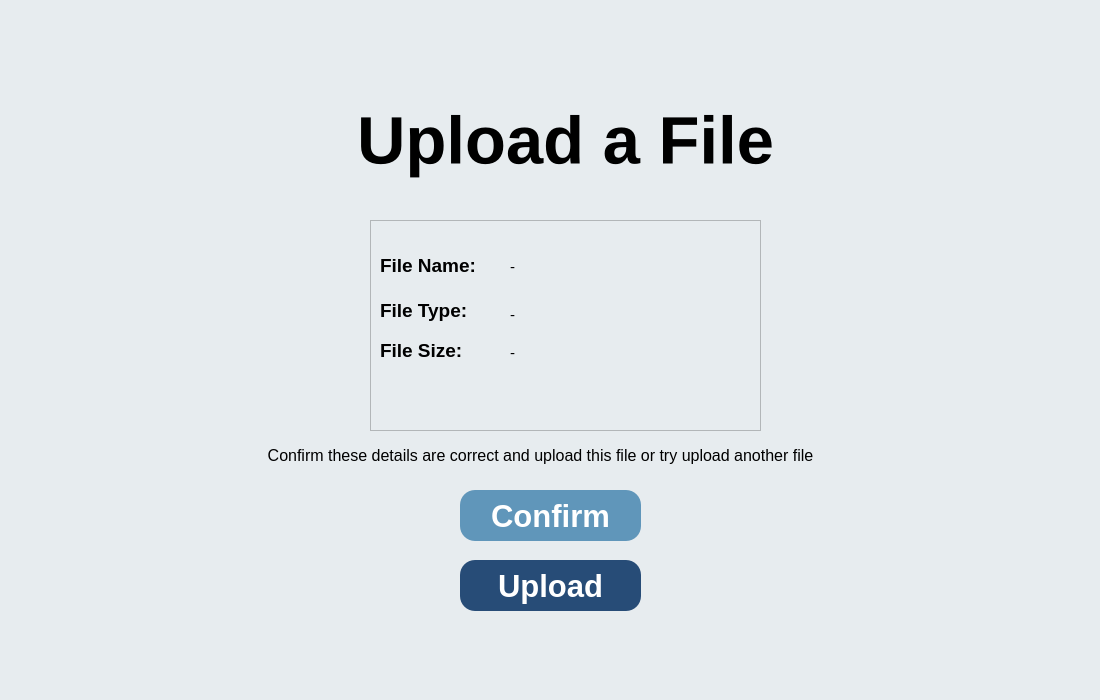
<?xml version="1.0" encoding="UTF-8"?>
<ui version="4.0">
 <class>UploadFilePage</class>
 <widget class="QWidget" name="UploadFilePage">
  <property name="geometry">
   <rect>
    <x>0</x>
    <y>0</y>
    <width>1100</width>
    <height>700</height>
   </rect>
  </property>
  <property name="minimumSize">
   <size>
    <width>1100</width>
    <height>700</height>
   </size>
  </property>
  <property name="maximumSize">
   <size>
    <width>1100</width>
    <height>700</height>
   </size>
  </property>
  <property name="font">
   <font>
    <pointsize>14</pointsize>
    <bold>true</bold>
   </font>
  </property>
  <property name="windowTitle">
   <string>Form</string>
  </property>
  <property name="styleSheet">
   <string notr="true">background-color: rgb(231, 236, 239);</string>
  </property>
  <widget class="QLabel" name="titleLabel">
   <property name="geometry">
    <rect>
     <x>310</x>
     <y>90</y>
     <width>511</width>
     <height>101</height>
    </rect>
   </property>
   <property name="font">
    <font>
     <pointsize>50</pointsize>
     <bold>true</bold>
    </font>
   </property>
   <property name="styleSheet">
    <string notr="true">color: rgb(0, 0, 0);</string>
   </property>
   <property name="text">
    <string>Upload a File</string>
   </property>
   <property name="alignment">
    <set>Qt::AlignmentFlag::AlignCenter</set>
   </property>
  </widget>
  <widget class="QPushButton" name="uploadButton">
   <property name="geometry">
    <rect>
     <x>460</x>
     <y>560</y>
     <width>181</width>
     <height>51</height>
    </rect>
   </property>
   <property name="font">
    <font>
     <pointsize>23</pointsize>
     <bold>true</bold>
    </font>
   </property>
   <property name="styleSheet">
    <string notr="true">   QPushButton {
        background-color: rgb(39, 76, 119);
        border: 0px solid black;
		  border-radius: 15px;
        color: rgb(255, 255, 255);
    }

    QPushButton:hover {
        background-color: rgb(30, 60, 100); 
    }

    QPushButton:pressed {
        background-color: rgb(20, 45, 80); 
    }

</string>
   </property>
   <property name="text">
    <string>Upload</string>
   </property>
   <property name="flat">
    <bool>true</bool>
   </property>
  </widget>
  <widget class="QFrame" name="frame">
   <property name="geometry">
    <rect>
     <x>370</x>
     <y>220</y>
     <width>391</width>
     <height>211</height>
    </rect>
   </property>
   <property name="styleSheet">
    <string notr="true"/>
   </property>
   <property name="frameShape">
    <enum>QFrame::Shape::StyledPanel</enum>
   </property>
   <property name="frameShadow">
    <enum>QFrame::Shadow::Raised</enum>
   </property>
   <property name="lineWidth">
    <number>17</number>
   </property>
   <widget class="QLabel" name="fileNameLabel">
    <property name="geometry">
     <rect>
      <x>10</x>
      <y>30</y>
      <width>111</width>
      <height>31</height>
     </rect>
    </property>
    <property name="font">
     <font>
      <pointsize>14</pointsize>
      <bold>true</bold>
     </font>
    </property>
    <property name="text">
     <string>File Name:</string>
    </property>
   </widget>
   <widget class="QLabel" name="FileSizeLabel">
    <property name="geometry">
     <rect>
      <x>10</x>
      <y>110</y>
      <width>111</width>
      <height>41</height>
     </rect>
    </property>
    <property name="font">
     <font>
      <pointsize>14</pointsize>
      <bold>true</bold>
     </font>
    </property>
    <property name="text">
     <string>File Size:</string>
    </property>
   </widget>
   <widget class="QLabel" name="fileTypeLabel">
    <property name="geometry">
     <rect>
      <x>10</x>
      <y>70</y>
      <width>111</width>
      <height>41</height>
     </rect>
    </property>
    <property name="font">
     <font>
      <pointsize>14</pointsize>
      <bold>true</bold>
     </font>
    </property>
    <property name="text">
     <string>File Type:</string>
    </property>
   </widget>
   <widget class="QLabel" name="fileSizeOutput">
    <property name="geometry">
     <rect>
      <x>140</x>
      <y>122</y>
      <width>201</width>
      <height>21</height>
     </rect>
    </property>
    <property name="font">
     <font>
      <pointsize>11</pointsize>
     </font>
    </property>
    <property name="text">
     <string>- </string>
    </property>
   </widget>
   <widget class="QLabel" name="fileTypeOutput">
    <property name="geometry">
     <rect>
      <x>140</x>
      <y>79</y>
      <width>201</width>
      <height>31</height>
     </rect>
    </property>
    <property name="font">
     <font>
      <pointsize>11</pointsize>
     </font>
    </property>
    <property name="text">
     <string>-</string>
    </property>
   </widget>
   <widget class="QLabel" name="fileNameOutput">
    <property name="geometry">
     <rect>
      <x>140</x>
      <y>31</y>
      <width>191</width>
      <height>31</height>
     </rect>
    </property>
    <property name="font">
     <font>
      <pointsize>11</pointsize>
     </font>
    </property>
    <property name="text">
     <string>-</string>
    </property>
   </widget>
  </widget>
  <widget class="QPushButton" name="confirmButton">
   <property name="enabled">
    <bool>true</bool>
   </property>
   <property name="geometry">
    <rect>
     <x>460</x>
     <y>490</y>
     <width>181</width>
     <height>51</height>
    </rect>
   </property>
   <property name="font">
    <font>
     <pointsize>23</pointsize>
     <bold>true</bold>
    </font>
   </property>
   <property name="styleSheet">
    <string notr="true"> QPushButton {
        background-color: rgb(96, 150, 186);
        border: 0px solid black;
		  border-radius: 15px;
        color: rgb(255, 255, 255);
    }

    QPushButton:hover {
        background-color: #2980b9;
    }

    QPushButton:pressed {
        background-color: #1c5980;
    }</string>
   </property>
   <property name="text">
    <string>Confirm</string>
   </property>
   <property name="flat">
    <bool>true</bool>
   </property>
  </widget>
  <widget class="QLabel" name="confirmLabel">
   <property name="geometry">
    <rect>
     <x>220</x>
     <y>440</y>
     <width>641</width>
     <height>31</height>
    </rect>
   </property>
   <property name="font">
    <font>
     <pointsize>12</pointsize>
    </font>
   </property>
   <property name="text">
    <string>Confirm these details are correct and upload this file or try upload another file</string>
   </property>
   <property name="alignment">
    <set>Qt::AlignmentFlag::AlignCenter</set>
   </property>
  </widget>
 </widget>
 <resources/>
 <connections/>
</ui>
